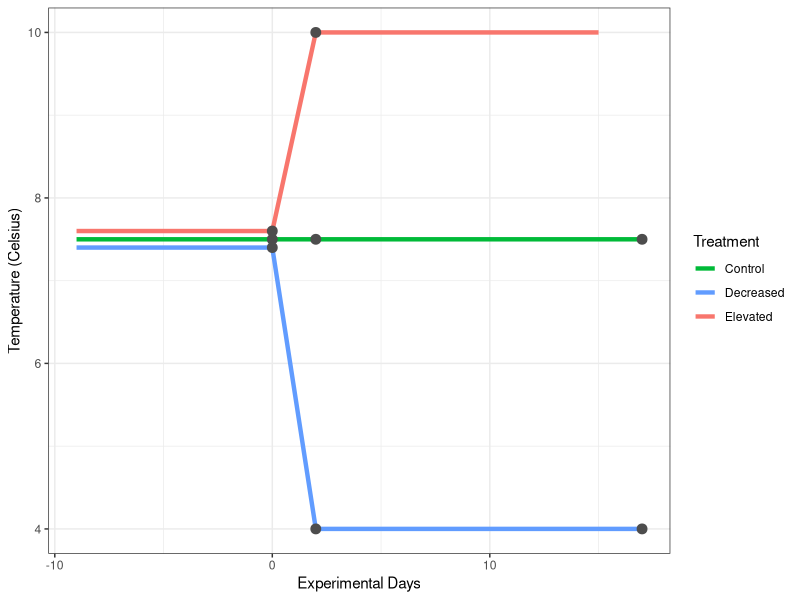

This chart was generated by the following R code:
## ---- chunk 1
knitr::opts_chunk$set(echo = TRUE)
## ---- chunk 2
# Add all required libraries here
list.of.packages <- c("ggplot2", "tidyverse", "viridis")
# Get names of all required packages that aren't installed
new.packages <- list.of.packages[!(list.of.packages %in% installed.packages()[, "Package"])]
# Install all new packages
if(length(new.packages)) install.packages(new.packages)


# Load all required libraries
lapply(list.of.packages, FUN = function(X) {
  do.call("require", list(X))
})
## ---- chunk 3
# Create data points for graph
# Low, Control, and High are the temperatures in celsius for each
# All values of 7.6 and 7.4 are just to jitter the graph

days <- c(-9, 0, 2, 15, 17)
Decreased <- c(7.4, 7.4, 4, 4, 4)
Control <- rep(7.5, times = 5)
Elevated <- c(7.6, 7.6, 10, 10, NA)

# Assemble into data frame
exp_data <- data.frame(days, Decreased, Control, Elevated)
# Pivot longer
exp_data <- pivot_longer(exp_data, cols = c(Decreased, Control, Elevated), names_to = "Treatment")

# Create another data table for sample events
# This means just removing all data points where day < 0
# as well as the Day 15 data (used to show when the last elevated-temp crab died)
sample_data <- exp_data %>%
  filter(days > -1) %>%
  filter(days != 15)


# Plot figure
png(file = "../graphs/paper_figures/fig_1.png")
ggplot(data = exp_data, aes(x = days, y = value, group = Treatment)) +
  geom_line(size = 1.5, aes(color = Treatment)) +
  geom_point(data = sample_data, size = 3, color = "gray30") +
  theme_bw() +
  scale_color_manual(values = c("#00BA38", "#619CFF", "#F8766D")) +
  xlab("Experimental Days") +
  ylab("Temperature (Celsius)") 
dev.off()

